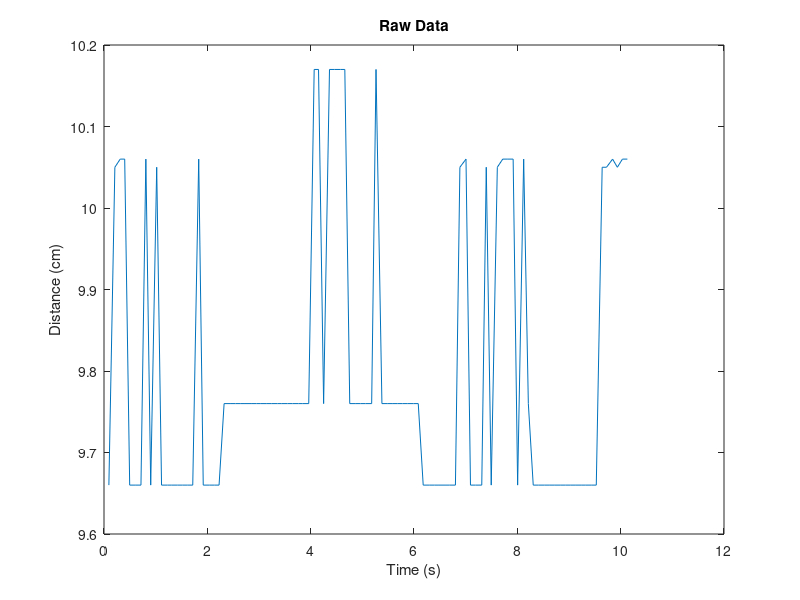
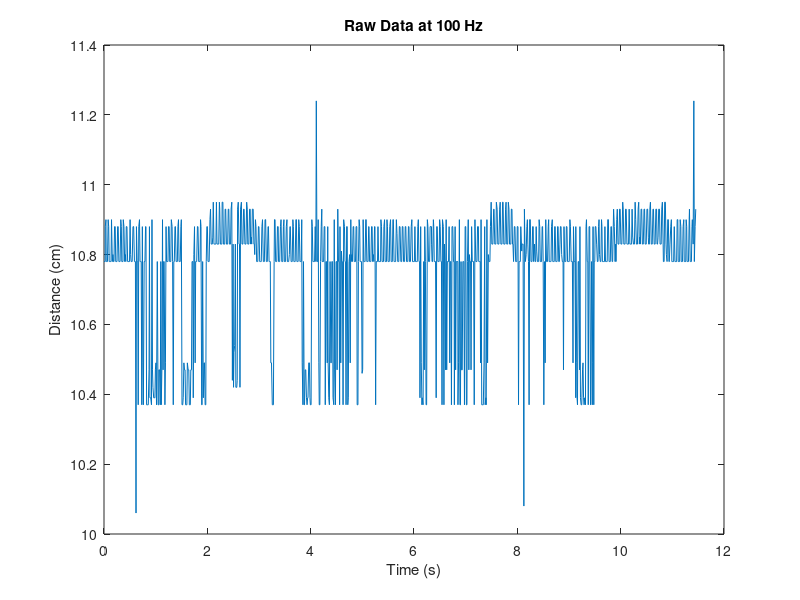
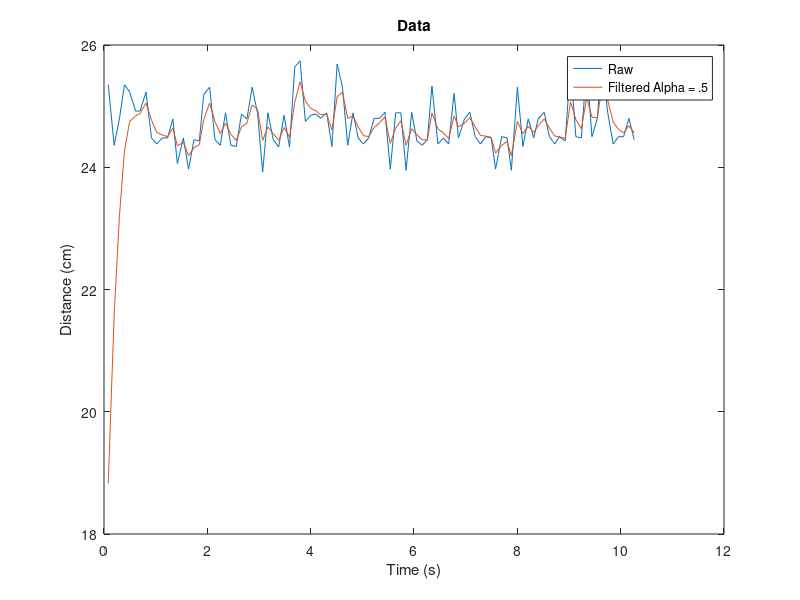

Reproduce these figures in MATLAB, in order. (Note: this script raises an error after producing the figures.)
%% Lab 2
% Aero 321
% Liam Hood
clear; clc; close all;
%% Slow
clear
load('distance.mat')
load('time.mat')
distance = data(:,1) ;

distance_avg = mean(distance) ;

dev = distance - mean(distance) ;
var_top = 0 ;
for ii = 1:length(distance)
    var_top = dev(ii)^2 + var_top ;
end
var = var_top / ( length(distance) - 1 ) ;
sigma = sqrt(var) ; %standard deviation

alpha = sigma/(sqrt(length(distance))); %Standard error
distance_actual = 10 ; %cm
accuracy = 1-(distance_actual-distance_avg)/distance_actual ; 
precision = mean( abs(dev) ); 
[ h,p,stats ] = chi2gof( distance ) ;

figure
plot( t , distance )
xlabel('Time (s)')
ylabel('Distance (cm)')
title('Raw Data')

%% Fast
clear
load('data_100Hz.mat')
distance_100 = data_100(:,1) ;

distance_avg_100 = mean(distance_100) ;

dev_100 = distance_100 - mean(distance_100) ;
var_top_100 = 0 ;
for ii = 1:length(distance_100)
    var_top_100 = dev_100(ii)^2 + var_top_100 ;
end
var_100 = var_top_100 / ( length(distance_100) - 1 ) ;
sigma_100 = sqrt(var_100) ; %standard deviation

alpha_100 = sigma_100/(sqrt(length(distance_100))); %Standard error
distance_actual_100 = 10.5 ; %cm
accuracy_100 = 1-(distance_actual_100-distance_avg_100)/distance_actual_100 ; 
precision_100 = mean( abs(dev_100) ); 
[ h,p,stats_100 ] = chi2gof( distance_100 ) ;

figure
plot( t_100 , distance_100 )
xlabel('Time (s)')
ylabel('Distance (cm)')
title('Raw Data at 100 Hz')

%% Filtered
clear
% alpha = .5
load( 'Filtered_alpha_.5.mat' )
distance = data(:,1) ;
distance_f = data(:,2) ;

distance_avg = mean(distance) ;
distance_avg_f = mean(distance_f) ;

dev = distance - mean(distance) ;
dev_f = distance_f - mean(distance_f) ;
var_top = 0 ;
var_top_f = 0 ;
for ii = 1:length(distance)
    var_top = dev(ii)^2 + var_top ;
end
for ii = 1:length(distance_f)
    var_top_f = dev_f(ii)^2 + var_top_f ;
end
var = var_top / ( length(distance) - 1 ) ;
sigma = sqrt(var) ; %standard deviation
var_f = var_top_f / ( length(distance_f) - 1 ) ;
sigma_f = sqrt(var_f) ; %standard deviation

alpha = sigma/(sqrt(length(distance))); %Standard error
distance_actual = 23.5 ; %cm
accuracy = 1-(distance_actual-distance_avg)/distance_actual ; 
precision = mean( abs(dev) ); 
[ h,p,stats ] = chi2gof( distance ) ;

alpha_f = sigma_f/(sqrt(length(distance_f))); %Standard error
distance_actual = 23.5 ; %cm
accuracy_f = 1-(distance_actual-distance_avg_f)/distance_actual ; 
precision_f = mean( abs(dev_f) ); 
[ h,p,stats_f ] = chi2gof( distance_f ) ;

figure
plot( t , distance , t , distance_f)
xlabel('Time (s)')
ylabel('Distance (cm)')
title('Data')
legend( 'Raw' , 'Filtered Alpha = .5' )

%% Moving

[t_move, data_move] = serial_reader(100) ;

figure
plot( t_move , data_move(:,1) , t , data_move(:,2))
xlabel('Time (s)')
ylabel('Distance (cm)')
title('Changing Distance Data')
legend( 'Raw' , 'Filtered Alpha = .5' )

%% Moving many alphas

[t_filter, data_filter] = serial_reader(100) ;

figure
for ii = 1:6
    hold on 
    plot( t_filter , data_filter(:,ii) )
end
xlabel('Time (s)')
ylabel('Distance (cm)')
title('Changing Distance Many Filters Data')
legend( 'Raw' , 'Filtered Alpha = .1' , 'Filtered Alpha = .3' , 'Filtered Alpha = .5' , 'Filtered Alpha = .7' , 'Filtered Alpha = .9')

%% Proof Square
clear
%[t_l, data_l] = serial_reader(100) ;
%[t_w, data_w] = serial_reader(100) ;
load( 'ProofSquareL.mat' )
load( 'ProofSquareW.mat' )
% error in Length calc
    deviance_l = zeros( length( data_l ) , 6 ) ;
    variance_l = zeros( 1 ,  6 ) ;
    sigma_l = zeros( 1 , 6 ) ;
    for jj = 1:6
        deviance_l(:,jj) = data_l(:,jj) - ones(length(data_l),1)*mean( data_l(:,jj) ) ;
        variance_l(jj) = sum( deviance_l(:,jj).^2 )/(length(deviance_l(:,jj)) - 1 ) ;
        sigma_l(jj) = sqrt( variance_l(jj) ) ;
    end
err_l = sigma_l*1.96 ;

% error in Width calc
    deviance_w = zeros( length( data_w ) , 6 ) ;
    variance_w = zeros(1 , 6 ) ;
    sigma_w = zeros( 1 , 6 ) ;
    for jj = 1:6
        deviance_w(:,jj) = data_w(:,jj) - ones(length(data_w),1)*mean( data_w(:,jj) ) ;
        variance_w(jj) = sum( deviance_w(:,jj).^2 )/(length(deviance_w(:,jj)) - 1 ) ;
        sigma_w(jj) = sqrt( variance_w(jj) ) ;
    end
err_w = sigma_w*1.96 ;

for kk = 1:6
    error(kk) = sqrt( err_w(kk)^2 + err_l(kk)^2 );
    area(kk) = mean( data_w(:,kk) ) * mean( data_l(:,kk) ) ;
end

x = [ 1 .1 .3 .5 .7 .9 ] ;

figure
hold on
    plot( x , area , '.' )
    errorbar( x , area , error , 'o')
hold off
xlabel('Time (s)')
ylabel('Area (cm)')
title('Proof Square Measurements')

load( 'ProofSquareL.mat' )
load( 'ProofSquareW.mat' )

% Square 2
load( 'ProofSquare2L.mat' )
load( 'ProofSquare2W.mat' )

% error in Length calc
    deviance2_l = zeros( length( data2_l ) , 6 ) ;
    variance2_l = zeros( 1 ,  6 ) ;
    sigma2_l = zeros( 1 , 6 ) ;
    for jj = 1:6
        deviance2_l(:,jj) = data2_l(:,jj) - ones(length(data2_l),1)*mean( data2_l(:,jj) ) ;
        variance2_l(jj) = sum( deviance2_l(:,jj).^2 )/(length(deviance2_l(:,jj)) - 1 ) ;
        sigma2_l(jj) = sqrt( variance2_l(jj) ) ;
    end
err2_l = sigma2_l*1.96 ;

% error in Width calc
    deviance2_w = zeros( length( data2_w ) , 6 ) ;
    variance2_w = zeros(1 , 6 ) ;
    sigma2_w = zeros( 1 , 6 ) ;
    for jj = 1:6
        deviance2_w(:,jj) = data2_w(:,jj) - ones(length(data2_w),1)*mean( data2_w(:,jj) ) ;
        variance2_w(jj) = sum( deviance2_w(:,jj).^2 )/(length(deviance2_w(:,jj)) - 1 ) ;
        sigma2_w(jj) = sqrt( variance2_w(jj) ) ;
    end
err2_w = sigma2_w*1.96 ;

for kk = 1:6
    error2(kk) = sqrt( err2_w(kk)^2 + err2_l(kk)^2 );
    area2(kk) = mean( data2_w(:,kk) ) * mean( data2_l(:,kk) ) ;
end

x = [ 1 .1 .3 .5 .7 .9 ] ;

figure
hold on
    plot( x , area2 , '.' )
    errorbar( x , area2 , error2 , 'o')
hold off
xlabel('Time (s)')
ylabel('Area (cm)')
title('Proof Square 2 Measurements')
%% 2
load( 'ProofSquare2L.mat' )
load( 'ProofSquare2W.mat' )
area2 = data2_l .* data2_w ;
    deviance2 = zeros( length( area2 ) , 6 ) ;
    variance2 = zeros( length( area2 ) , 6 ) ;
    sigma2 = zeros( length( area2 ) , 6 ) ;
    for jj = 1:6
        deviance2(:,jj) = area2(:,jj) - ones(length(area2),1)*mean( area2(:,jj) ) ;
        variance2(:,jj) = sum( deviance2(:,jj).^2 )/(length(deviance2(:,jj)) - 1 ) ;
        sigma2(:,jj) = sqrt( variance2(:,jj) ) ;
    end
err2 = sigma2*1.96 ;

figure
for ii = 1:6
    hold on 
    plot( t2_w , area2(:,ii) )
    errorbar( t2_w , area2(:,ii) , err2(:,ii) )
end
xlabel('Time (s)')
ylabel('Area (cm)')
title('Second Proof Square Measurements')
legend( 'Raw' , 'Filtered Alpha = .1' , 'Filtered Alpha = .3' , 'Filtered Alpha = .5' , 'Filtered Alpha = .7' , 'Filtered Alpha = .9')
